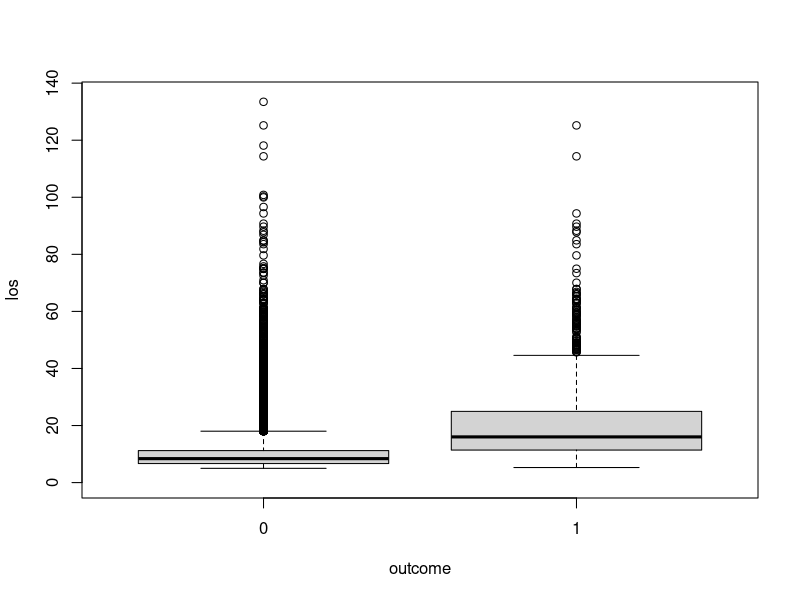
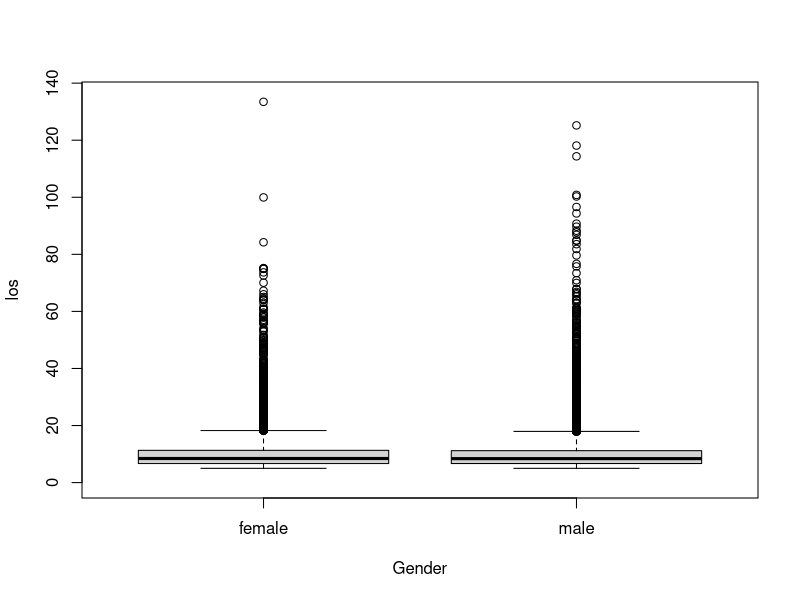
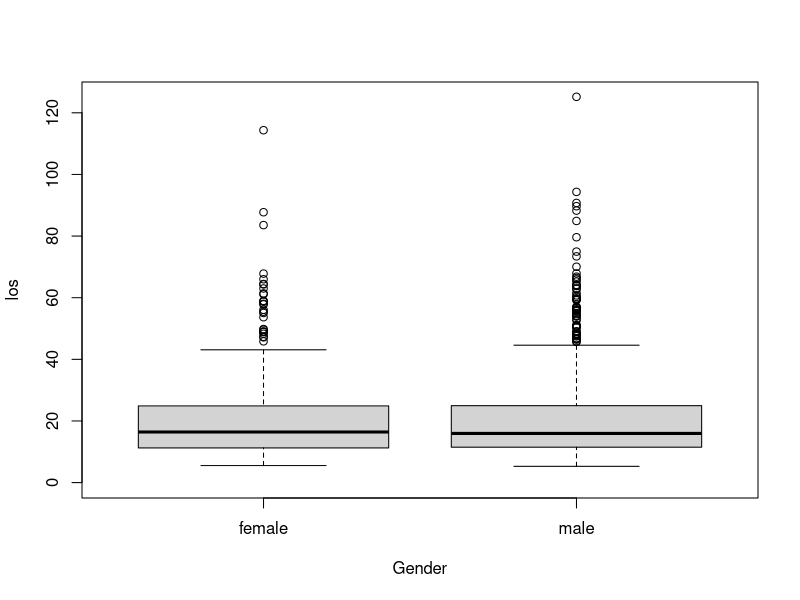

Reproduce these figures in R, in order. (Note: this script raises an error after producing the figures.)
## ---- chunk 1
# Use this space to call any libraries here
rm(list=ls())
library(plyr)
library(dplyr)
library(lubridate)
library(png)
library(grid)


## ---- chunk 2
# Insert code below
d.in1 <- read.csv("control_patients.csv", header = TRUE)
d.in2 <- read.csv("case_patients.csv", header = TRUE)
d.in1 <- d.in1 %>%
  mutate(outcome = rep('0', nrow(d.in1)))
d.in2 <- d.in2 %>%
  mutate(outcome = rep('1', nrow(d.in2)))
d.in <- rbind(d.in1, d.in2)
d.in$outcome <- as.factor(d.in$outcome)

boxplot(los~outcome, data = d.in, xlab = "outcome", ylab = "los", ylim=c(0,135))

# Observations: The Control_patients boxplot has more outliers in the above maximum. The Case_patients boxplot has a larger range for the third quartile than the Control_patients boxplot. This means the length of stay for Control_patients group is more concentrated around the median LOS.
## ---- chunk 3
# Insert code below
d.box1 <- boxplot(los~gender, data = d.in1, xlab = "Gender", ylab = "los", ylim=c(0,135))
## ---- chunk 4
d.box2 <- boxplot(los~gender, data = d.in2, xlab = "Gender", ylab = "los", ylim=c(0,125))

#Observations: The Case_patients has a larger range for the third quartile than the Control_patients whether the females or males data sets. The data in Case_patients are more concentrated around the medium and the mean than Control_patients data. The Control_patients data sets have more outliers above the minimum. The first quartile range of Control_patients data is very tiny.
## ---- chunk 5
# Insert code below
library(formattable)
d.in3 <- read.csv("smokedata.csv", header = TRUE)
summary(d.in3)
# Give the total patients
d.total <- d.in3 %>%
  select(id) %>%
  unique() %>%
  nrow()
d.total
dp <- d.total/d.total
percent(dp)

d.in3$id <- as.factor(d.in3$id)
summary(d.in3)

d.in3$quit <- as.factor(d.in3$quit)
summary(d.in3)
# The number of quiters
mean_q <- d.in3 %>%
  filter(quit == 1) %>%
  summarise(mean_quit = mean(age_at_appt))


mean_q2 <- d.in3 %>%
  filter(quit == 0) %>%
  summarise(mean_quit = mean(age_at_appt))
summary(mean_q2)


d.quiters <- d.in3 %>%
  filter(quit == 1) %>%
  select(age_at_appt) %>%
  unique() %>%
  nrow()
d.quiters
summary(d.quiters)
# The number of nonquiters
d.nonquiters <- d.in3 %>%
  filter(quit == 0) %>%
  select(age_at_appt) %>%
  unique() %>%
  nrow()
d.nonquiters
summary(d.nonquiters)
quiters <- with(d.in3, table(quit, age_at_appt))
print(quiters)


cat("Mean age for quiters", mean(d.quiters,age_at_appt), "\n")


d.in3$advice <- as.factor(d.in3$advice)
summary(d.in3)

d.in3$ill <- as.factor(d.in3$ill)
summary(d.in3)

d.in3$sex <- as.factor(d.in3$sex)
summary(d.in3)

d.in3$educ <- as.factor(d.in3$educ)
summary(d.in3)

d.in3$provtype <- as.factor(d.in3$provtype)
summary(d.in3)

cat("std for case", sd(d.in3$age),"\n")
age.test <- t.test(d.in3$age)
print(age.test)

gender.table <- with(d.in3, table(sex))
gender.table

d.fe_noncreater <- d.in %>%
  filter(age_at_admit > 70, had_cardiac_arrests == 0) %>%
  select(patient.ids) %>%
  unique() %>%
  nrow()
d.no_elderthan70
dp7 <- d.no_elderthan70/d.total
percent(dp7)



## ---- chunk 6
# Insert code below
rm(list=ls())
library(plyr)
library(dplyr)
library(lubridate)
library(png)
library(grid)

library(formattable)
d.in3 <- read.csv("smokedata.csv", header = TRUE)
summary(d.in3)
# Give the total patients
d.total <- d.in3 %>%
  select(id) %>%
  unique() %>%
  nrow()
d.total
dp <- d.total/d.total
percent(dp)

d.in4 <- d.in3 %>%
  mutate(quit = as.factor(quit),advice = as.factor(advice), ill = as.factor(ill), sex = as.factor(sex),educ = as.factor(educ), provtype = as.factor(provtype))

d.age_at_appt <- d.in4 %>%
  group_by(quit) %>%
  summarize(average_age = mean(age_at_appt),sd_Age = sd(age_at_appt))
head(d.age_at_appt)


#Find the P-value for age
age.test <- t.test(d.in3$age)
print(age.test)

gender.table <- with(d.in4, table(quit,sex))
gender.table
percent(69/(d.total))
percent(82/(d.total))
percent(25/(d.total))
percent(23/(d.total))

ill.table <- with(d.in4, table(quit,ill))
ill.table
percent((137+44+4)/(d.total))
percent((14+4)/(d.total))
ill.test <- t.test(d.in3$ill)
print(ill.test)

educ.table <- with(d.in4, table(quit,educ))
educ.table
percent(70/(d.total))
percent(81/(d.total))
percent(26/(d.total))
percent(22/(d.total))
educ.test <- t.test(d.in3$educ)
print(educ.test)

smoke.table <- with(d.in4, table(quit,advice))
smoke.table
percent((129+22)/(d.total))
percent((22+26+4)/(d.total))
smoke.test <- t.test(d.in3$advice)
print(smoke.test)

provider.table <- with(d.in4, table(quit,provtype))
provider.table
percent((137+44+4)/(d.total))
percent((14+4)/(d.total))
provider.test <- t.test(d.in3$provtype)
print(provider.test)
